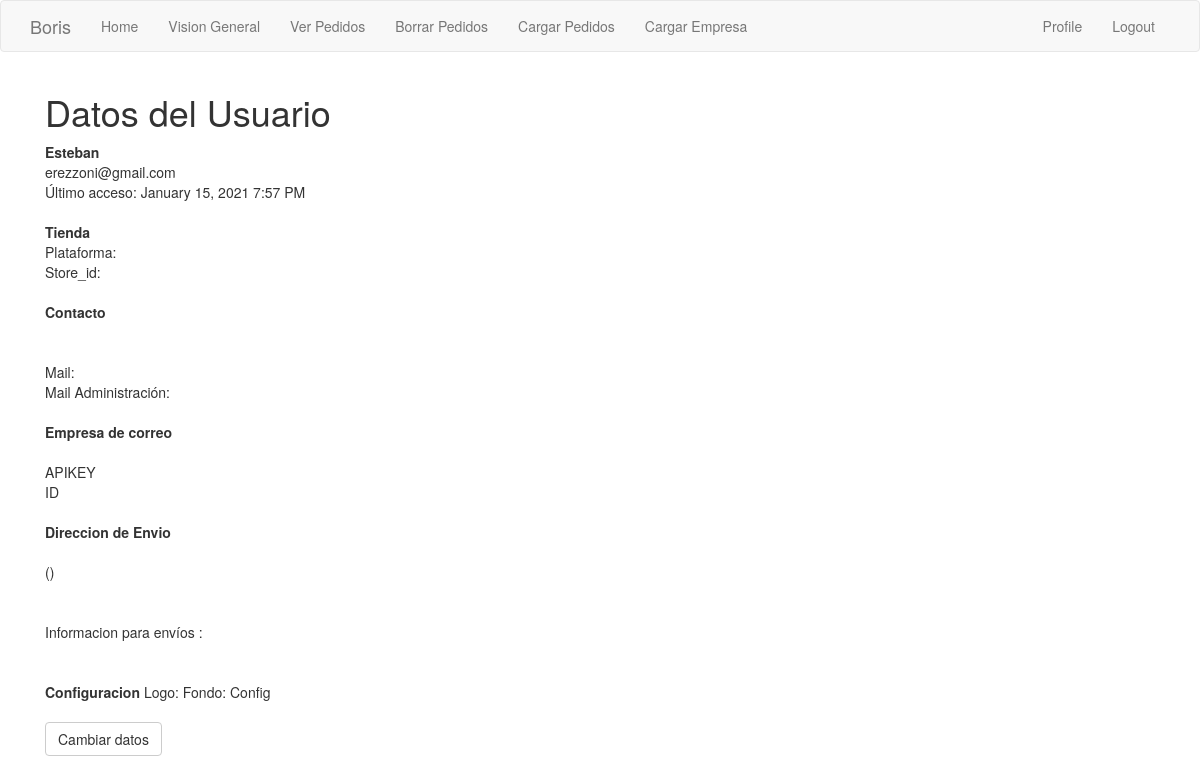
Page /user/Esteban (signed in) on the earlier database version.
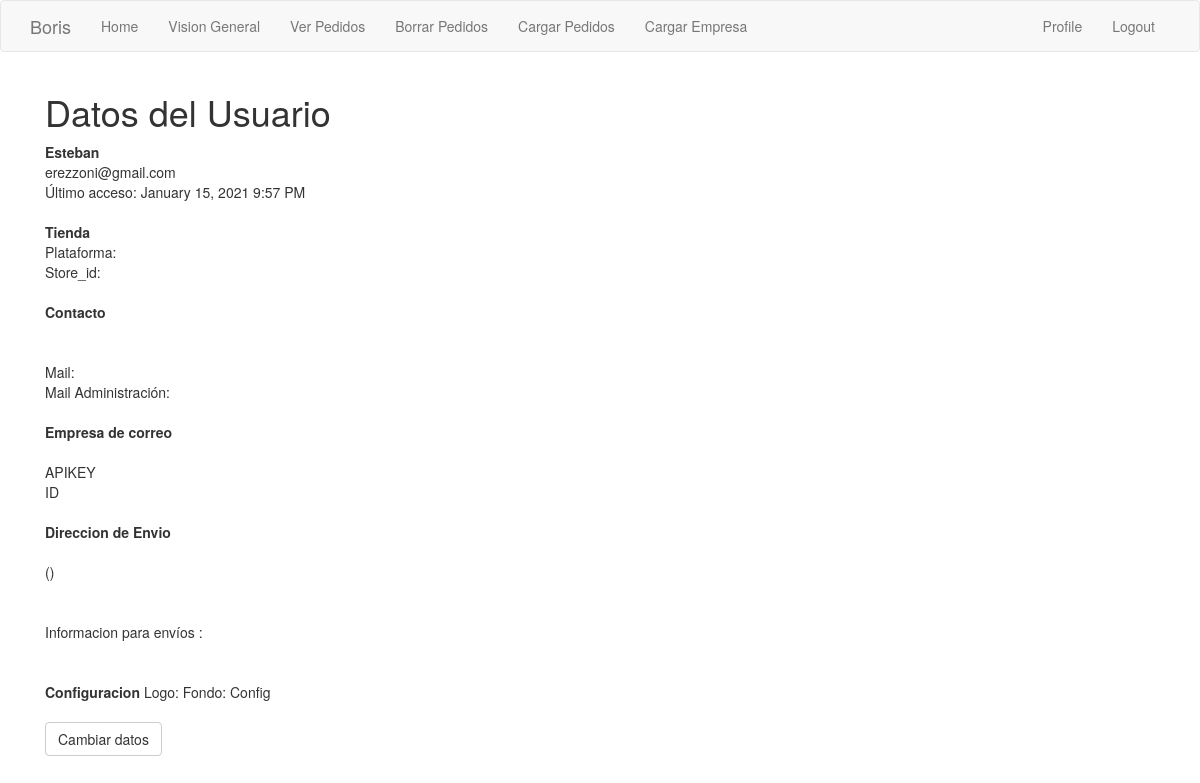
Same page on the later database version.
### app/models.py (models this page shows, shortened)
class User(UserMixin, db.Model):
    id = db.Column(db.Integer, primary_key=True)
    username = db.Column(db.String(64), index=True, unique=True)
    email = db.Column(db.String(120), index=True, unique=True)
    password_hash = db.Column(db.String(128))
    last_seen = db.Column(db.DateTime, default=datetime.utcnow)
    store = db.Column(db.Integer, db.ForeignKey('company.store_id'))

### app/main/routes.py (the view)
@bp.route('/user/<username>')
@login_required
def user(username):
    user = User.query.filter_by(username=username).first_or_404()
    return render_template('user.html', user=user)

### app/main/routes.py (called while the page is built)
@bp.before_app_request
def before_request():
    if current_user.is_authenticated:
        current_user.last_seen = datetime.utcnow()
        db.session.commit()

### app/models.py (called while the page is built)
@login.user_loader
def load_user(id):
    return User.query.get(int(id))

### app/templates/user.html
{% extends "base.html" %}
{% block app_content %}
    <div class='container'>
        <h1> Datos del Usuario</h1>
        <div class="row">
            <div class="col-xs-6 col-sm-6 col-md-4 col-lg-4">
                <strong> {{ user.username }} </strong> <br>
                {{ user.email}} <br>
                {% if user.last_seen %}
                    Último acceso: {{ moment(user.last_seen).format('LLL') }}
                {% endif %}
                <br><br>
                <strong> Tienda </strong>
                {{store_name}} <br>
                Plataforma: {{user.platform}} <br>
                Store_id: {{user.store_id}}<br>
                <br>
                <strong>Contacto</strong><br>
                 {{ user.contact_name }}<br>
                 {{ user.contact_phone }}<br>
                 Mail: {{ user.contact_email }}<br>
                 Mail Administración: {{ user.admin_email}} <br>
                <br>
                <strong>Empresa de correo</strong><br>
                {{ user.correo_usado }}<br>
                APIKEY {{ user.correo_apikey }}<br>
                ID {{ user.correo_id }}<br>
                <br>
                <strong>Direccion de Envio</strong><br>
                {{ user.shipping_address}} {{user.shipping_number}} {{ user.shipping_floor }} <br>
                {{ user.shipping_city }} ({{ user.shipping_zipcode }}) <br>
                {{ user.shipping_province}} <br>
                {{ user.shipping_country }} <br>
                Informacion para envíos :<br>
                {{ user.shipping_info }} <br>
                <br>
                <strong> Configuracion</strong>
                Logo: {{ user.param_logo }}
                Fondo: {{ user.param_fondo }}
                Config {{ user.param_config }}
                <br>
                <br>
                <a href="{{ url_for('main.edit_profile') }}">
                        <button class="btn btn-default">Cambiar datos</button>
                </a>
            </div>
        </div>
    </div>
{% endblock %}

### app/templates/base.html (shortened to what this page needs)
{% extends 'bootstrap/base.html' %}
{% block navbar %}
    <nav class="navbar navbar-default">
        <div class="container">
            <div class="navbar-header">
                <a class="navbar-brand" href="{{ url_for('main.index') }}">Boris</a>
            </div>
            <div class="collapse navbar-collapse" id="bs-example-navbar-collapse-1">
                <ul class="nav navbar-nav">
                    <li><a href="{{ url_for('main.index') }}"> Home </a></li>
                    <li><a href="{{ url_for('main.vision_general') }}"> Vision General </a></li>
                    <li><a href="{{ url_for('main.ver_pedidos') }}"> Ver Pedidos </a></li>
                    <li><a href="{{ url_for('main.borrar_pedidos') }}"> Borrar Pedidos</a></li>
                    <li><a href="{{ url_for('main.upload_pedidos') }}"> Cargar Pedidos</a></li>
                    <li><a href="{{ url_for('main.cargar_empresa') }}"> Cargar Empresa</a></li>
                </ul>
                <ul class="nav navbar-nav navbar-right">
                    {% if current_user.is_anonymous %}
                    <li><a href="{{ url_for('auth.login') }}"> Login </a></li>
                    <li> <a href="{{ url_for('auth.alta_usuario') }}"> Alta de Usuarios </a></li>
                    {% else %}
                    <li><a href="{{ url_for('main.user', username=current_user.username) }}"> Profile </a></li>
                    <li><a href="{{ url_for('auth.logout') }}">{{ 'Logout' }}</a></li>
                    {% endif %}
                </ul>
            </div>
        </div>
    </nav>
{% endblock %}
{% block content %}
    <div class="container">
        {% block app_content %}{% endblock %}
    </div>
{% endblock %}

Differences in the rows shown:
changed User "Esteban": last_seen "January 15, 2021 7:57 PM" → "January 15, 2021 9:57 PM"
